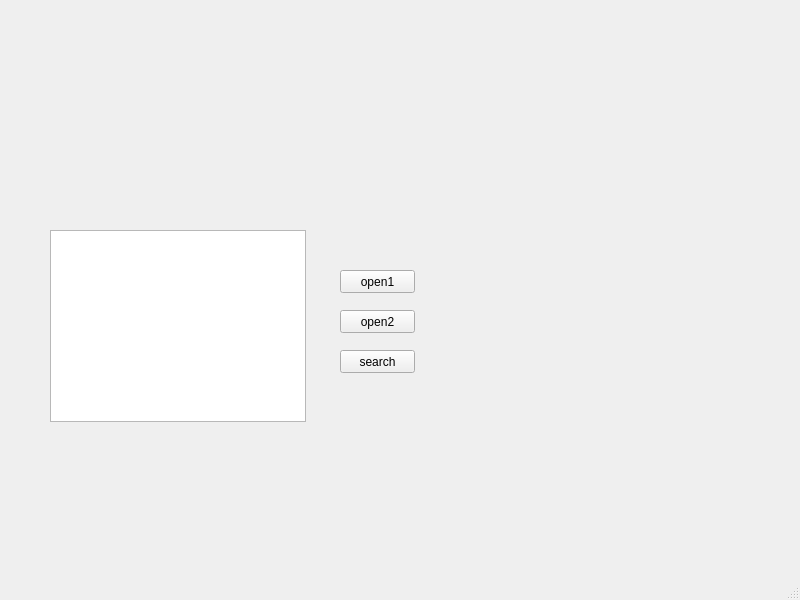
<?xml version="1.0" encoding="UTF-8"?>
<ui version="4.0">
 <class>MainWindow</class>
 <widget class="QMainWindow" name="MainWindow">
  <property name="geometry">
   <rect>
    <x>0</x>
    <y>0</y>
    <width>800</width>
    <height>600</height>
   </rect>
  </property>
  <property name="windowTitle">
   <string>MainWindow</string>
  </property>
  <widget class="QWidget" name="centralwidget">
   <widget class="QPushButton" name="pushButton">
    <property name="geometry">
     <rect>
      <x>340</x>
      <y>350</y>
      <width>75</width>
      <height>23</height>
     </rect>
    </property>
    <property name="text">
     <string>search</string>
    </property>
   </widget>
   <widget class="QTreeView" name="treeView">
    <property name="geometry">
     <rect>
      <x>50</x>
      <y>230</y>
      <width>256</width>
      <height>192</height>
     </rect>
    </property>
   </widget>
   <widget class="QPushButton" name="pushButton_2">
    <property name="geometry">
     <rect>
      <x>340</x>
      <y>310</y>
      <width>75</width>
      <height>23</height>
     </rect>
    </property>
    <property name="text">
     <string>open2</string>
    </property>
   </widget>
   <widget class="QPushButton" name="pushButton_3">
    <property name="geometry">
     <rect>
      <x>340</x>
      <y>270</y>
      <width>75</width>
      <height>23</height>
     </rect>
    </property>
    <property name="text">
     <string>open1</string>
    </property>
   </widget>
  </widget>
  <widget class="QMenuBar" name="menubar">
   <property name="geometry">
    <rect>
     <x>0</x>
     <y>0</y>
     <width>800</width>
     <height>21</height>
    </rect>
   </property>
  </widget>
  <widget class="QStatusBar" name="statusbar"/>
 </widget>
 <resources/>
 <connections/>
</ui>
